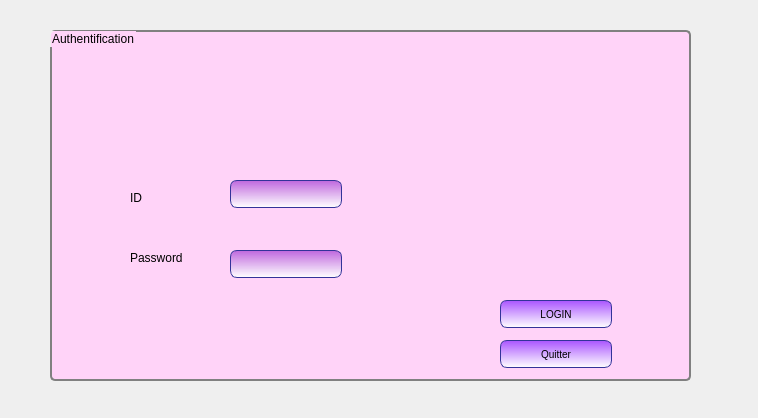
<?xml version="1.0" encoding="UTF-8"?>
<ui version="4.0">
 <class>login</class>
 <widget class="QDialog" name="login">
  <property name="geometry">
   <rect>
    <x>0</x>
    <y>0</y>
    <width>758</width>
    <height>418</height>
   </rect>
  </property>
  <property name="windowTitle">
   <string>Dialog</string>
  </property>
  <widget class="QGroupBox" name="groupBox">
   <property name="geometry">
    <rect>
     <x>50</x>
     <y>30</y>
     <width>641</width>
     <height>351</height>
    </rect>
   </property>
   <property name="styleSheet">
    <string notr="true">QGroupBox {



     background-color: qlineargradient(x1: 0, y1: 0, x2: 0, y2: 1,

                                      stop: 0 #E0E0E0, stop: 1 #FFFFFF);

    border: 2px solid gray;

    border-radius: 5px;

    margin-top: 1ex; 

background-color :rgb(255, 211, 248)  

}</string>
   </property>
   <property name="title">
    <string>Authentification</string>
   </property>
   <widget class="QLabel" name="label">
    <property name="geometry">
     <rect>
      <x>80</x>
      <y>160</y>
      <width>121</width>
      <height>16</height>
     </rect>
    </property>
    <property name="text">
     <string>ID</string>
    </property>
   </widget>
   <widget class="QLabel" name="label_2">
    <property name="geometry">
     <rect>
      <x>80</x>
      <y>220</y>
      <width>56</width>
      <height>16</height>
     </rect>
    </property>
    <property name="text">
     <string>Password</string>
    </property>
   </widget>
   <widget class="QLineEdit" name="lineEdit_ID">
    <property name="geometry">
     <rect>
      <x>180</x>
      <y>150</y>
      <width>112</width>
      <height>28</height>
     </rect>
    </property>
    <property name="styleSheet">
     <string notr="true">QLineEdit {







color: black;



background-color:qlineargradient(spread:pad, x1:0.5, y1:0, x2:0.5, y2:1, stop:0 rgba(150, 35, 205, 155), stop:1 rgba(255, 255, 255, 255));



border-width: 1px;



border-color: #339;



border-style: solid;



border-radius: 7;



padding: 3px;



font-size: 10px;



padding-left: 5px;



padding-right: 5px;



min-width: 100px;



max-width: 100px;



min-height: 20px;



max-height: 20px;



font: 75 italic 10pt &quot;Verdana&quot;;



}</string>
    </property>
   </widget>
   <widget class="QLineEdit" name="lineEdit_mdp">
    <property name="geometry">
     <rect>
      <x>180</x>
      <y>220</y>
      <width>112</width>
      <height>28</height>
     </rect>
    </property>
    <property name="styleSheet">
     <string notr="true">QLineEdit {







color: black;



background-color:qlineargradient(spread:pad, x1:0.5, y1:0, x2:0.5, y2:1, stop:0 rgba(150, 35, 205, 155), stop:1 rgba(255, 255, 255, 255));



border-width: 1px;



border-color: #339;



border-style: solid;



border-radius: 7;



padding: 3px;



font-size: 10px;



padding-left: 5px;



padding-right: 5px;



min-width: 100px;



max-width: 100px;



min-height: 20px;



max-height: 20px;



font: 75 italic 10pt &quot;Verdana&quot;;



}</string>
    </property>
    <property name="echoMode">
     <enum>QLineEdit::Password</enum>
    </property>
   </widget>
   <widget class="QPushButton" name="pb_login">
    <property name="geometry">
     <rect>
      <x>450</x>
      <y>270</y>
      <width>112</width>
      <height>28</height>
     </rect>
    </property>
    <property name="styleSheet">
     <string notr="true">QPushButton {







color: black;



background-color:qlineargradient(spread:pad, x1:0.5, y1:0, x2:0.5, y2:1, stop:0 rgba(170, 85, 255, 255), stop:1 rgba(255, 255, 255, 255));



border-width: 1px;



border-color: #339;



border-style: solid;



border-radius: 7;



padding: 3px;



font-size: 10px;



padding-left: 5px;



padding-right: 5px;



min-width: 100px;



max-width: 100px;



min-height: 20px;



max-height: 20px;



font: 75 italic 10pt &quot;Verdana&quot;;



}



QPushButton:hover:pressed



{



background-color :qlineargradient(spread:pad, x1:0.5, y1:0, x2:0.5, y2:1, stop:0 rgba(255, 146, 139, 255), stop:1 rgba(255, 255, 255, 255));



color:white;



}

</string>
    </property>
    <property name="text">
     <string>LOGIN</string>
    </property>
   </widget>
   <widget class="QLabel" name="label_9">
    <property name="geometry">
     <rect>
      <x>150</x>
      <y>80</y>
      <width>421</width>
      <height>161</height>
     </rect>
    </property>
    <property name="focusPolicy">
     <enum>Qt::WheelFocus</enum>
    </property>
    <property name="text">
     <string/>
    </property>
    <property name="pixmap">
     <pixmap>../../../Downloads/az-removebg-preview.png</pixmap>
    </property>
   </widget>
   <widget class="QPushButton" name="pushButton">
    <property name="geometry">
     <rect>
      <x>450</x>
      <y>310</y>
      <width>112</width>
      <height>28</height>
     </rect>
    </property>
    <property name="styleSheet">
     <string notr="true">QPushButton {







color: black;



background-color:qlineargradient(spread:pad, x1:0.5, y1:0, x2:0.5, y2:1, stop:0 rgba(170, 85, 255, 255), stop:1 rgba(255, 255, 255, 255));



border-width: 1px;



border-color: #339;



border-style: solid;



border-radius: 7;



padding: 3px;



font-size: 10px;



padding-left: 5px;



padding-right: 5px;



min-width: 100px;



max-width: 100px;



min-height: 20px;



max-height: 20px;



font: 75 italic 10pt &quot;Verdana&quot;;



}



QPushButton:hover:pressed



{



background-color :qlineargradient(spread:pad, x1:0.5, y1:0, x2:0.5, y2:1, stop:0 rgba(255, 146, 139, 255), stop:1 rgba(255, 255, 255, 255));



color:white;



}

</string>
    </property>
    <property name="text">
     <string>Quitter</string>
    </property>
   </widget>
   <zorder>label_9</zorder>
   <zorder>label</zorder>
   <zorder>label_2</zorder>
   <zorder>lineEdit_ID</zorder>
   <zorder>lineEdit_mdp</zorder>
   <zorder>pb_login</zorder>
   <zorder>pushButton</zorder>
  </widget>
 </widget>
 <resources/>
 <connections/>
</ui>
